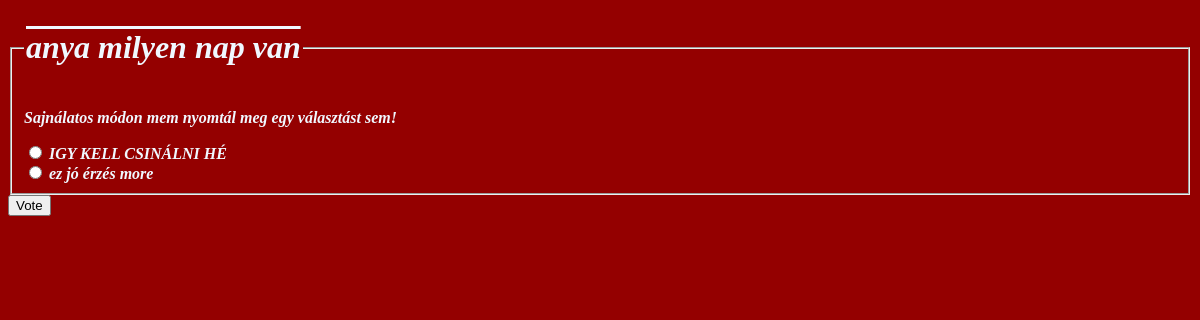
/polls/3/vote/, run on the app's committed database.
### polls/models.py (models this page shows, shortened)
class Question(models.Model):
    question_text = models.CharField(max_length=200)
    pub_date = models.DateTimeField("date published")

class Choice(models.Model):
    question = models.ForeignKey(Question,on_delete=models.CASCADE)
    choice_text = models.CharField(max_length=200)
    votes = models.IntegerField(default=0)

### polls/views.py (the view)
# urls.py: path("<int:question_id>/vote/", views.vote, name="vote"),
def vote(request, question_id):
     question = get_object_or_404(Question, pk=question_id)
     try:
         selected_choice = question.choice_set.get(pk=request.POST["choice"])
     except (KeyError, Choice.DoesNotExist):
         return render(
             request,
             "polls/detail.html",
             {
                 "question" : question,
                 "error_message" : "Sajnálatos módon mem nyomtál meg egy választást sem!",
             },
         )
     else:
         selected_choice.votes = selected_choice.votes + 1
         selected_choice.save()
         return HttpResponseRedirect(reverse("polls:results", args=(question.id,)))

### polls/templates/polls/detail.html (shortened to what this page needs)
<!DOCTYPE html>
<html lang="en">
<head>
</head>
<body>
    <form action="{% url 'polls:vote' question.id %}" method="post">
        <fieldset>
            <legend><h1>{{ question.question_text }}</h1></legend>
            {% if error_message %}<p><strong>{{ error_message }}</strong></p>{% endif %}
            {% for choice in question.choice_set.all %}
                <input type="radio" name="choice" id="choice{{ forloop.counter }}" value="{{ choice.id }}">
                <label for="choice{{ forloop.counter }}">{{ choice.choice_text }}</label><br>
            {% endfor %}
        </fieldset>
        <input type="submit" value="Vote">
        </form>
</body>
</html>

### polls/templates/polls/detail.html (style rules this page uses)
body { background-color: rgb(148, 0, 0); color: aliceblue; font-weight: bold; font-style: italic; }
h1 { text-align: center; text-decoration: overline; }

### data on the page
Question: question_text "anya milyen nap van"
Choice: choice_text "IGY KELL CSINÁLNI HÉ"
Choice: choice_text "ez jó érzés more"

### other printed values
{{ error_message }} "Sajnálatos módon mem nyomtál meg egy választást sem!"
